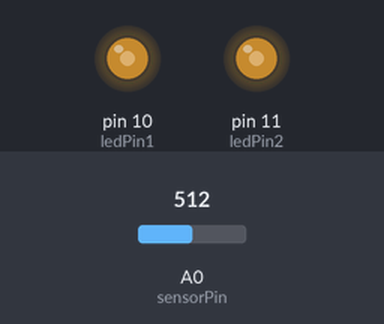
The sketch below on a simulated Arduino Uno, built with avr-gcc and run on an emulated ATmega328P. Shown: output pins drawn as LEDs (lit = HIGH). Inputs (shaded band) come from the test bench; at power-on: A0 (sensorPin) = 512.

Above: at 1.2 s.
1.3 s: A0 (sensorPin) set to 716
At 2.2 s:
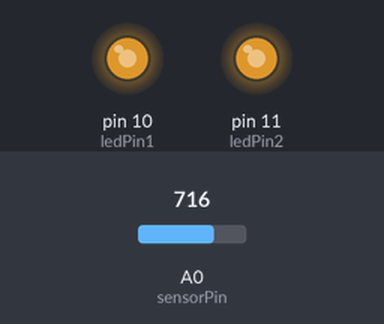
2.8 s: A0 (sensorPin) set to 900
At 3.3 s:
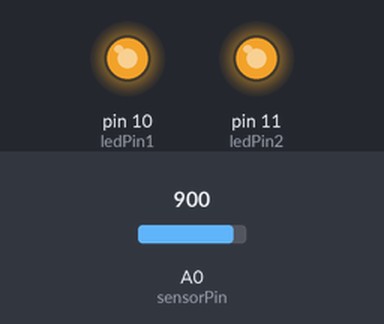
4.3 s: A0 (sensorPin) set to 122
At 5.5 s:
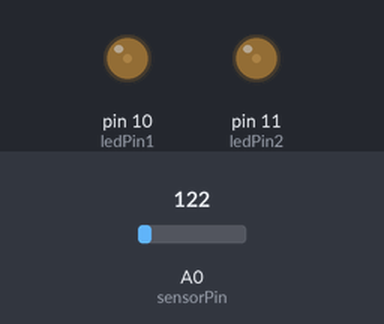
5.8 s: A0 (sensorPin) set to 0
At 6.8 s:
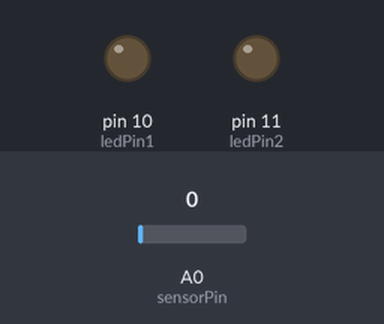
Timing chart, 0 to 8.3 s (numbered marks = the images above; inputs shaded):
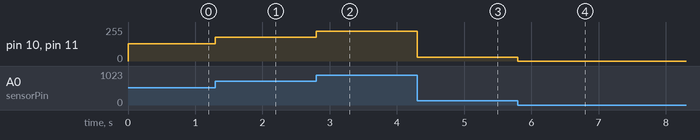

The sketch:

potentiometer.ino
```cpp
/**
 * Potentiometer example
 *
 * 2k pot with pins attached to 3.3V, analog input 0, and ground
 * With knob pointing towards you and pins pointing down, put
 * right pin to 3.3V and left pin to ground.  Then, turning the
 * knob to the right will give higher values (0-1023)
 **/

const int sensorPin = 0;
int sensorValue = 0;

const int ledPin1 = 10, ledPin2 = 11;

void setup() {
  pinMode(sensorPin, INPUT);
  pinMode(ledPin1, OUTPUT);
  pinMode(ledPin2, OUTPUT);
}

void loop() {
  sensorValue = analogRead(sensorPin);
  analogWrite(ledPin1, sensorValue/4);
  analogWrite(ledPin2, sensorValue/4);
  Serial.println(sensorValue);
}
```

Measured:
- after the input at 1.3 s, pin 10 (ledPin1), pin 11 (ledPin2): 128/255 → 179/255 at once
- after the input at 2.8 s, pin 10 (ledPin1), pin 11 (ledPin2): 179/255 → 225/255 at once
- after the input at 4.3 s, pin 10 (ledPin1), pin 11 (ledPin2): 225/255 → 30/255 at once
- after the input at 5.8 s, pin 10 (ledPin1), pin 11 (ledPin2): 30/255 → 0/255 at once
